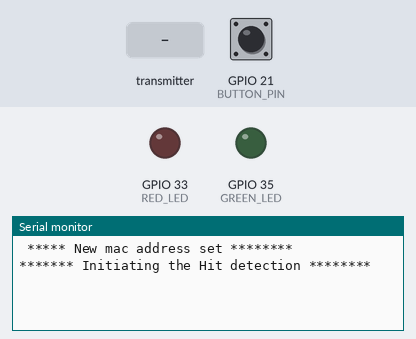
The sketch below on a simulated ESP32. Shown: output pins drawn as LEDs (lit = HIGH), the last lines printed to the serial monitor. Inputs (shaded band) come from the test bench; at power-on: GPIO 21 (BUTTON_PIN) LOW.

Above: at 1.3 s.
1.4 s: GPIO 21 (BUTTON_PIN) pulled HIGH for 0.15 s
At 2.4 s:
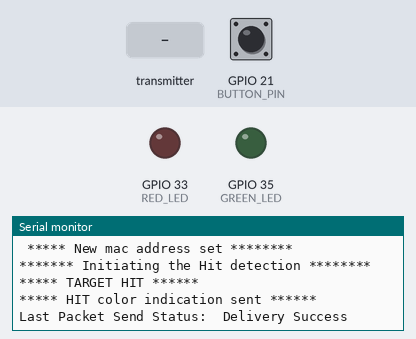
3.0 s: the transmitter starts sending healthFrmBrain = 0
At 3.5 s:
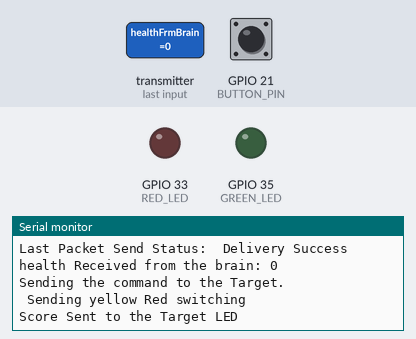
4.5 s: the transmitter starts sending healthFrmBrain = 1024
At 5.87 s:
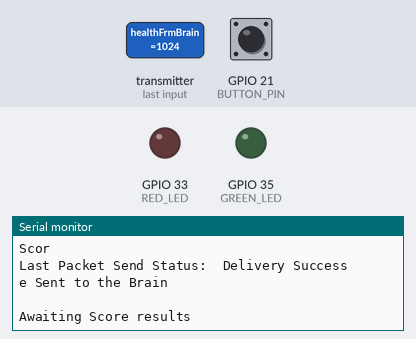
7.0 s: GPIO 21 (BUTTON_PIN) pulled HIGH for 1 s
At 7.33 s:
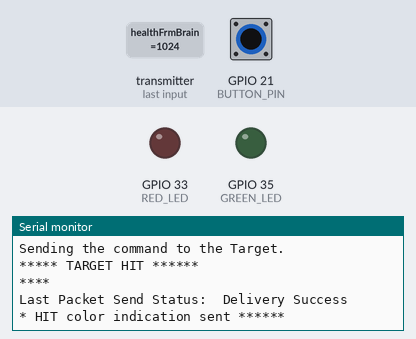
9.5 s: the transmitter starts sending healthFrmBrain = 2048
At 9.91 s:
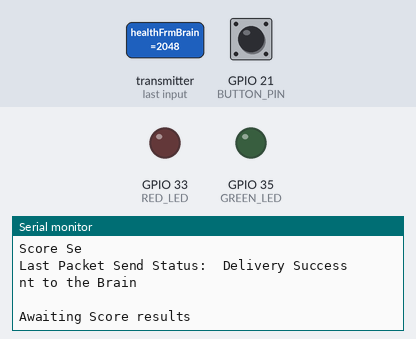
11.1 s: GPIO 21 (BUTTON_PIN) driven HIGH
At 11.38 s:
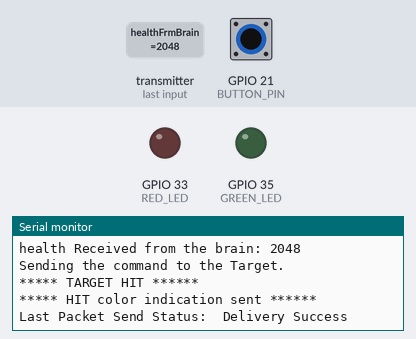
Timing chart, 0 to 14.1 s (numbered marks = the images above; inputs shaded):
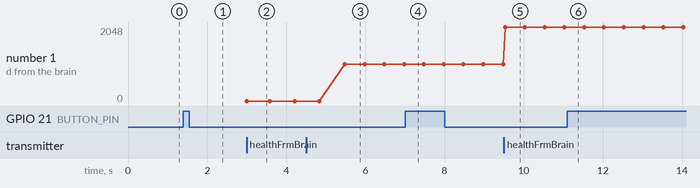

Measured:
- after the input at 1.4 s, the serial monitor: prints a new line at once (image 1)
- after the input at 3.0 s, the serial monitor: prints a new line at once (image 2)
- after the input at 4.5 s, the serial monitor: prints a new line after 0.98 s (image 3)
- after the input at 7.0 s, the serial monitor: prints a new line at once (image 4)
- after the input at 9.5 s, the serial monitor: prints a new line at once (image 5)
- after the input at 11.1 s, the serial monitor: prints a new line at once (image 6)
- plotted number 1: 0 → 1024 after the input at 4.5 s, 1024 → 2048 after the input at 9.5 s

The sketch:

Target1B1.ino
```cpp
/*+************* Includes *****************/
#include "target.h"

/*+*************** Globals ******************/
volatile float Voltage = 0U;
// Set your new MAC Address
uint8_t newMACAddress[] = {0x32, 0xAE, 0xA4, 0x07, 0xB1, 0x01};

uint8_t broadcastAddress[] = {0x42, 0xAE, 0xA4, 0x07, 0x0D, 0x01};

uint8_t targetLedAddress[] = {0x32, 0xAE, 0xA4, 0x07, 0xA1, 0x01};

/******* Structure to send data to the brain ********/
typedef struct struct_message
{
  int id;       // must be unique for each sender board
} struct_message;


/* Variable to be sent to the Target LED
 * value = 1 -> HIT (flash RED)
 * value = 2 -> TURN GREEN
 * value = 3 -> Turn Yellow
 * value = 4 -> Turn Red
 */
int functionVar = 0;

struct_message myData;

int healthFrmBrain = 0;

esp_now_peer_info_t peerInfo;

/*+*************** Function definations ******************/

/**
 * @brief OnDataSent: callback funcntion when data is sent via ESPNow
 *
 * @param mac_addr: mac address of the receiver
 * @param status: Status of the sent message
 *
 * @return void
 *
*/
void OnDataSent(const uint8_t *mac_addr, esp_now_send_status_t status)
{
  Serial.print("\r\nLast Packet Send Status:\t");
  Serial.println(status == ESP_NOW_SEND_SUCCESS ? "Delivery Success" : "Delivery Fail");
}

/**
 * @brief OnDataRecv: callback funcntion when data is received via ESPNow
 *
 * @param mac: mac address of the sender
 * @param incomingData: pointer to the variable of incoming data from the sender
 * @param len: length of the received message
 *
 * @return void
 *
*/
void OnDataRecv(const uint8_t * mac, const uint8_t *incomingData, int len)
{
  esp_err_t transmission_status = ESP_FAIL;

  memcpy(&healthFrmBrain, incomingData, sizeof(healthFrmBrain));
  Serial.print("health Received from the brain: ");
  Serial.println(healthFrmBrain);

  Serial.println("Sending the command to the Target.");

  /* Setting Neopixel depending on healthFrmBrain */
  if( (healthFrmBrain >= 70) and (healthFrmBrain <= 300) )
  {
    /* Setting neopixel to green */
    Serial.println("\n Sending Green color switching \n");
    functionVar = 2;
    transmission_status = esp_now_send(targetLedAddress, (uint8_t *) &functionVar, sizeof(functionVar));
  }
  else if ( (healthFrmBrain >= 40) and (healthFrmBrain <= 69) )
  {
    /* Setting neopixel to yellow */
    Serial.println("\n Sending yellow color switching \n");
    functionVar = 3;
    transmission_status = esp_now_send(targetLedAddress, (uint8_t *) &functionVar, sizeof(functionVar));
  }
  else if ( (healthFrmBrain >= 0) and (healthFrmBrain <= 39) )
  {
    /* Setting neopixel to Red */
    Serial.println("\n Sending yellow Red switching \n");
    functionVar = 4;
    transmission_status = esp_now_send(targetLedAddress, (uint8_t *) &functionVar, sizeof(functionVar));
  }

  if (transmission_status == ESP_OK)
  {
    Serial.println("Score Sent to the Target LED");
    delay(500);
  }

  Serial.println();
  delay(10);
}


/*+*************** Initializations ******************/
void setup()
{
  Serial.begin(9600);

  // Set device as a Wi-Fi Station
  WiFi.mode(WIFI_STA);

  /* Assigning a custom MAC address */
  esp_wifi_set_mac(WIFI_IF_STA, &newMACAddress[0]);

  Serial.println(" ***** New mac address set ********");
  delay(100);

  /* Init ESP-NOW */
  if (esp_now_init() != ESP_OK)
  {
    Serial.println("Error initializing ESP-NOW");
    return;
  }

  pinMode(RED_LED, OUTPUT);
  digitalWrite(RED_LED, LOW);
  pinMode(GREEN_LED, OUTPUT);

  // pinMode(VOLT_PIN, INPUT);

  /* Turning Green LED ON for 2 seconds */
  //digitalWrite(GREEN_LED, 1);
 // delay(GREEN_ON_TIME_MS);
 // digitalWrite(GREEN_LED, 0);

  /* Register Datasend and Datarcv callback functions */
  esp_now_register_send_cb(OnDataSent);
  esp_now_register_recv_cb(OnDataRecv);

  /* Register peer */
  memcpy(peerInfo.peer_addr, broadcastAddress, 6);
  peerInfo.channel = 0;
  peerInfo.encrypt = false;

  // Add peer
  if (esp_now_add_peer(&peerInfo) != ESP_OK)
  {
    Serial.println("Failed to add peer");
    return;
  }

    /* Register peer */
  memcpy(peerInfo.peer_addr, targetLedAddress, 6);
  peerInfo.channel = 0;
  peerInfo.encrypt = false;

  // Add peer
  if (esp_now_add_peer(&peerInfo) != ESP_OK)
  {
    Serial.println("Failed to add peer");
    return;
  }

  Serial.println("******* Initiating the Hit detection ********");
  pinMode(BUTTON_PIN, INPUT_PULLDOWN);
}


void targetHitCallback()
{
  esp_err_t transmission_status = ESP_FAIL;

  Serial.println("***** TARGET HIT ****** ");

  /* Flashing the Red LED */
  functionVar = 1;
  transmission_status = esp_now_send(targetLedAddress, (uint8_t *) &functionVar, sizeof(functionVar));

  if (transmission_status == ESP_OK)
  {
    Serial.println("***** HIT color indication sent ****** ");
  }

  delay(2500);

  /* Send message via ESP-NOW */
  Serial.println("*** Sending the Score now ****");
  esp_err_t result = esp_now_send(broadcastAddress, (uint8_t *) &myData, sizeof(myData));

  if (result == ESP_OK)
  {
    Serial.println("Score Sent to the Brain");
    Serial.println(" ");
    Serial.println("Awaiting Score results ");
  }
}

void loop()
{
  // TARGET_ID 1 for target 1
  myData.id = TARGET_ID;

  /****** When target is hit ******/
  if(digitalRead(BUTTON_PIN) == 1)
  {
    /* Callback function for HIT */
    targetHitCallback();
  }

  delay(10);
}
```

target.h
```cpp
/*+************* Includes *****************/
#include <esp_now.h>
#include <WiFi.h>
#include <esp_wifi.h>

/*+*************** Macros ******************/
#define VOLT_PIN           34
#define RED_LED            33
#define BUTTON_PIN         21
#define GREEN_LED          35
#define GREEN_ON_TIME_MS   2000

/**
 * @brief HIT Brief
 * If
 * id = 1, front hit
 * id = 2, side hit
 * id = 3, back hit
 */
#define TARGET_ID     1
#define MIN_SCORE     5
#define MAX_SCORE     10
```
